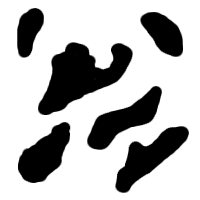
#> input picture dataimg/moo.png, 200 x 200 px
$ python recov2d.py   (Python 2 division)
#> lines starting #> are read from the running program, lines starting #| are printed output that depends on the picture; after the words box and inside, x2 and y2 are one past the last pixel; in counts of white or black regions, pixels touching at a corner belong together
from __future__ import division
import Image
import numpy
import matplotlib.pyplot as plt
import matplotlib.animation as animation
from mpl_toolkits.mplot3d import Axes3D
from scipy import ndimage
import sys
import itertools

eps = sys.float_info.epsilon

im = numpy.array(Image.open("dataimg/moo.png"))
#> im is the input picture: shape (200, 200); min 0, max 255, mean 182.7
im = im / im.max()
# plt.figure()
# plt.imshow(im, cmap='gray')

# Sample down the edges to short segments
pts = numpy.sign(im * (im < 0.2) * (im > 0.05))
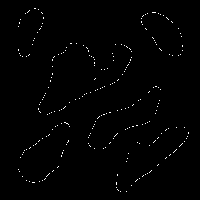
#> pts: shape (200, 200) float64; values 0 (black) and 1 (white), 0.84% white in thin lines or dots, all inside (x1, y1, x2, y2) = (18, 8, 189, 192)
# plt.figure()
# plt.imshow(pts, cmap='gray')

# Compute the EDT
edt_im, indices = ndimage.distance_transform_edt(1 - pts, return_indices=True)
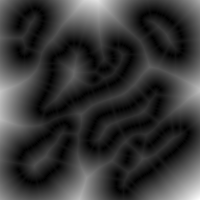
#> edt_im: shape (200, 200) float64; min 0, max 53.25, mean 11.6; drawn with min black and max white
# plt.figure()
# plt.imshow(edt_im)#, cmap='gray')

# Compute the SDET
n, m = edt_im.shape
#> n = 200; m = 200
X, Y = indices - numpy.mgrid[0:n, 0:m]
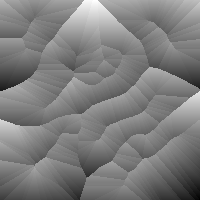
#> X: shape (200, 200) int64; min -44, max 45, mean -0.2; drawn with min black and max white
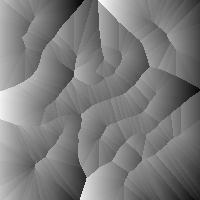
#> Y: shape (200, 200) int64; min -41, max 43, mean -0.1; drawn with min black and max white
# [12 lines of commented-out code are left out]


A=(numpy.sqrt(X ** 2 + Y ** 2) - edt_im)
#> A: shape (200, 200) float64; every value is 0
print A.max(), A.min()
#| 0.0 0.0

# Create initial implicit curve
width = 5
phi = numpy.ones(im.shape)
phi[width-1:-width+1, width-1:-width+1] = 0
phi[width:-width, width:-width] = -1

# [9 lines of commented-out code are left out]

#> (the run stopped early here; a loop or call above may not have finished)

$ run again, with dataimg/boo.png copied over dataimg/moo.png
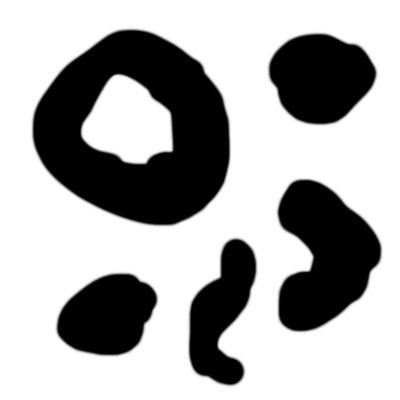
#> input picture dataimg/boo.png, 400 x 400 px
#> `pts = numpy.sign(im * (im < 0.2) * (im > 0.05))`:
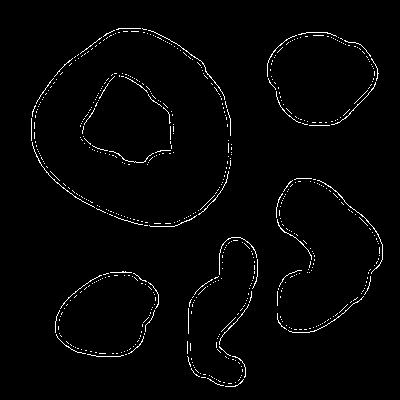
#> pts: shape (400, 400) float64; values 0 (black) and 1 (white), 2% white in thin lines or dots, all inside (x1, y1, x2, y2) = (31, 28, 383, 387)
#> `X, Y = indices - numpy.mgrid[0:n, 0:m]`:
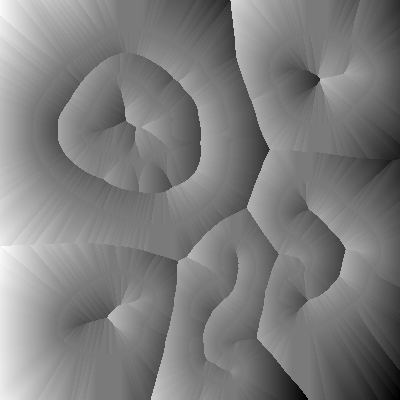
#> Y: shape (400, 400) int64; min -62, max 67, mean 1.6; drawn with min black and max white
#> A: shape (400, 400) float64; every value is 0
#| 0.0 0.0

$ run again, with dataimg/cir.png copied over dataimg/moo.png
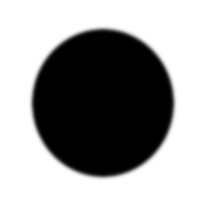
#> input picture dataimg/cir.png, 200 x 200 px
#> im is the input picture: shape (200, 200); min 0, max 255, mean 150.3
#> `pts = numpy.sign(im * (im < 0.2) * (im > 0.05))`:
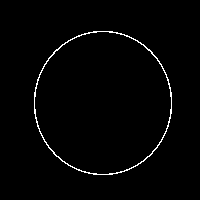
#> pts: shape (200, 200) float64; values 0 (black) and 1 (white), 1.5% white in thin lines or dots, all inside (x1, y1, x2, y2) = (34, 31, 172, 175)
#> `X, Y = indices - numpy.mgrid[0:n, 0:m]`:
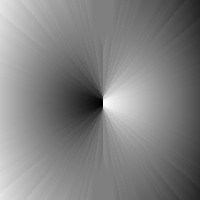
#> Y: shape (200, 200) int64; min -67, max 67, mean 1.1; drawn with min black and max white
#> A: shape (200, 200) float64; every value is 0
#| 0.0 0.0
